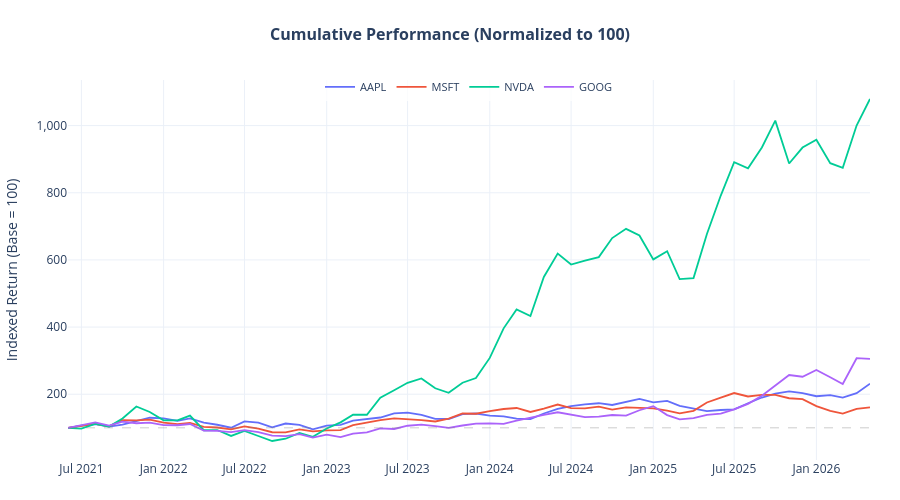

Here is the notebook cell this chart was saved with:
### Code cell
import plotly.graph_objects as go

fig = go.Figure()

for i, ticker in enumerate(TICKERS):
    if ticker not in clean_dfs:
        continue
    df = clean_dfs[ticker].dropna(subset=['Close'])

    # Normalize to 100 at first data point
    normalized = (df['Close'] / df['Close'].iloc[0]) * 100

    fig.add_trace(go.Scatter(
        x=df.index,
        y=normalized,
        name=ticker,
        mode='lines',
        line=dict(width=1.8),
        hovertemplate='%{x|%b %Y}<br>' + ticker + ': %{y:.1f}<extra></extra>',
    ))

# Reference line at 100
fig.add_hline(
    y=100,
    line_dash='dash',
    line_color='grey',
    line_width=0.8,
    opacity=0.5,
)

fig.update_layout(
    title=dict(
        text='<b>Cumulative Performance (Normalized to 100)</b>',
        x=0.5,
        xanchor='center',
        font=dict(size=16),
    ),
    template='plotly_white',
    height=500,
    hovermode='x unified',
    yaxis=dict(
        title='Indexed Return (Base = 100)',
        tickformat=',.0f',
    ),
    legend=dict(
        orientation='h',
        y=1.02, x=0.5, xanchor='center',
        font=dict(size=11),
        bgcolor='rgba(255,255,255,0.8)',
    ),
    margin=dict(l=60, r=30, t=80, b=40),
)
fig.update_xaxes(rangeslider_visible=False)

fig.show()

fig.write_html('outputs/charts/chart1_performance.html', include_plotlyjs='cdn')
try:
    fig.write_image('outputs/charts/chart1_performance.png', scale=2)
    print('✅ Saved: outputs/charts/chart1_performance.png')
except Exception as e:
    print(f'ℹ️  PNG skipped: {e}')
